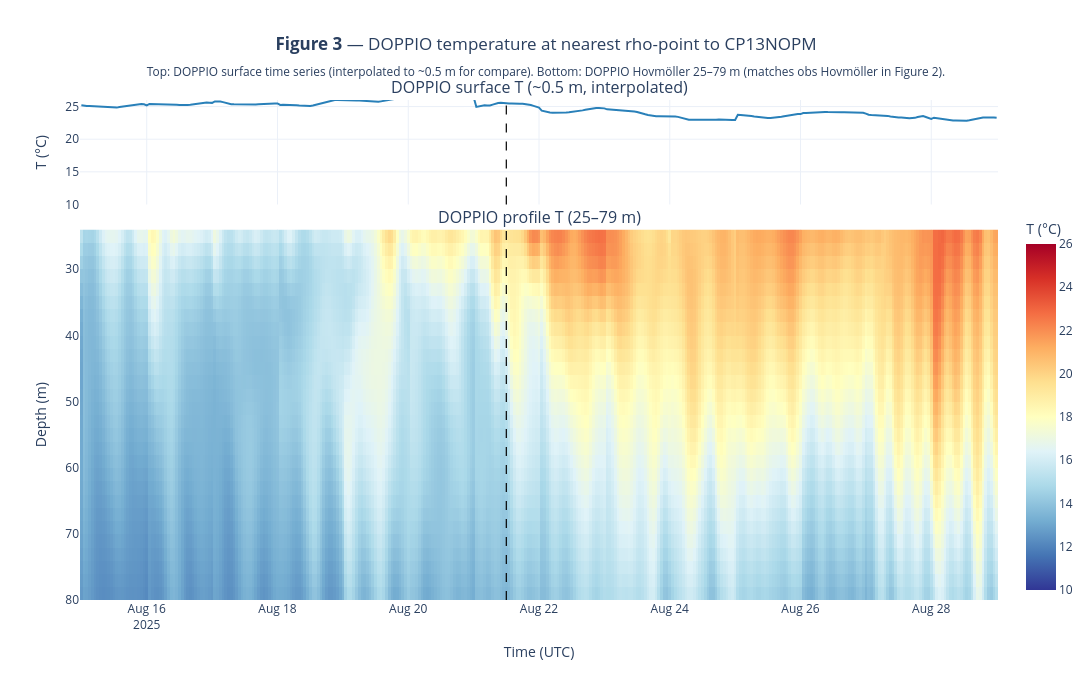

The notebook cell saved with this chart:
### Markdown cell above
<span style="font-family: 'Courier New', monospace;">

## 5. Figure 3 — DOPPIO T(z, t) Hovmöller (T034)

DOPPIO operational (`2017_da`, `History_Best`) T at the nearest
rho-point to CP13NOPM, on the same 2 m × hourly grid as Figure 2.
Same color scale for direct comparison.

**What to look for**: Is the mean thermal structure similar? Does
DOPPIO produce a comparable mixing response in timing and amplitude?
Any discrete features — e.g., step-changes at specific hours — may
reflect data-assimilation increments, not physical forcing.

</span>

### Code cell
doppio_pv = doppio.pivot(index='depth', columns='time', values='T').sort_index()

# DOPPIO surface T — we need the topmost sigma level's T at the center
# rho-point, interpolated at ~0.5 m depth for apples-to-apples with SBI.
# The processed doppio parquet was gridded 25-79 m, but the raw DOPPIO
# slice has the full column. Load it and pull surface T.
import xarray as xr
_dp_raw = xr.open_dataset(RAW_DIR / 'doppio_CP13N_erin.nc')
# z reconstruct at center rho-point (eta=3, xi=3)
h_c    = float(_dp_raw.h.isel(eta_rho=3, xi_rho=3).values)
Cs_r   = _dp_raw.Cs_r.values
hc_v   = float(_dp_raw.hc.values)
s_rho  = _dp_raw.s_rho.values
zeta_c = _dp_raw.zeta.isel(eta_rho=3, xi_rho=3).values
temp_c = _dp_raw.temp.isel(eta_rho=3, xi_rho=3).values  # (time, s_rho)
# Vtransform=2
S = (hc_v * s_rho + h_c * Cs_r) / (hc_v + h_c)
z = zeta_c[:, None] + (zeta_c[:, None] + h_c) * S[None, :]  # positive up
z_down = -z
# For each time, interpolate T at depth ~0.5 m (match SBI).
doppio_surface_T = np.array([
    np.interp(0.5, np.sort(z_down[t_i]), temp_c[t_i][np.argsort(z_down[t_i])])
    for t_i in range(z_down.shape[0])
])
doppio_surface_time = pd.to_datetime(_dp_raw.time.values)
_dp_raw.close()

fig3 = make_subplots(
    rows=2, cols=1,
    shared_xaxes=True,
    row_heights=[0.22, 0.78],
    vertical_spacing=0.05,
    subplot_titles=('DOPPIO surface T (~0.5 m, interpolated)', 'DOPPIO profile T (25–79 m)'),
)

# Top strip: DOPPIO surface time series
fig3.add_trace(
    go.Scatter(
        x=doppio_surface_time, y=doppio_surface_T,
        mode='lines',
        line=dict(color='#2980B9', width=2),
        name='DOPPIO ~0.5 m',
        hovertemplate='%{x|%Y-%m-%d %H:%M}<br>T=%{y:.2f} °C<extra>DOPPIO surface</extra>',
    ),
    row=1, col=1,
)

# Main panel: DOPPIO Hovmoller (same 25-79 m grid as obs for apples-to-apples)
fig3.add_trace(
    go.Heatmap(
        x=doppio_pv.columns, y=doppio_pv.index, z=doppio_pv.values,
        zmin=TEMP_MIN, zmax=TEMP_MAX,
        colorscale='RdYlBu_r',
        colorbar=dict(title='T (°C)', y=0.39, len=0.78),
        hovertemplate='%{x|%Y-%m-%d %H:%M}<br>depth=%{y:.1f} m<br>T=%{z:.2f} °C<extra>DOPPIO</extra>',
    ),
    row=2, col=1,
)

fig3.add_vline(x=CPA_TIME, line=dict(color='black', width=1.2, dash='dash'), row=1, col=1)
fig3.add_vline(x=CPA_TIME, line=dict(color='black', width=1.2, dash='dash'), row=2, col=1)

fig3.update_yaxes(title='T (°C)', row=1, col=1, range=[TEMP_MIN, TEMP_MAX])
fig3.update_yaxes(title='Depth (m)', autorange='reversed', row=2, col=1)
fig3.update_xaxes(title='Time (UTC)', row=2, col=1)

fig3.update_layout(
    title=dict(
        text='<b>Figure 3</b> — DOPPIO temperature at nearest rho-point to CP13NOPM<br>'
             '<sub>Top: DOPPIO surface time series (interpolated to ~0.5 m for compare). '
             'Bottom: DOPPIO Hovmöller 25–79 m (matches obs Hovmöller in Figure 2).</sub>',
        x=0.5, xanchor='center',
    ),
    height=680, width=1100,
    template='plotly_white',
    showlegend=False,
)
fig3.write_html(FIG_DIR / 'fig03_doppio_temp_hovmoller.html')
fig3

### Figure 1 — Plotly figure (JSON) as saved in the notebook; plotly's stock layout.template omitted (floating-point values rounded to 4 significant figures; data arrays with more than 128 entries replaced by an {"elided": "..."} marker saying what was removed)
{"data": [{"hovertemplate": "%{x|%Y-%m-%d %H:%M}<br>T=%{y:.2f} °C<extra>DOPPIO surface</extra>", "line": {"color": "#2980B9", "width": 2}, "mode": "lines", "name": "DOPPIO ~0.5 m", "type": "scatter", "x": {"elided": "337 str values"}, "xaxis": "x", "y": {"elided": "337 float values"}, "yaxis": "y"}, {"colorbar": {"len": 0.78, "title": {"text": "T (°C)"}, "y": 0.39}, "colorscale": [[0.0, "rgb(49,54,149)"], [0.1, "rgb(69,117,180)"], [0.2, "rgb(116,173,209)"], [0.3, "rgb(171,217,233)"], [0.4, "rgb(224,243,248)"], [0.5, "rgb(255,255,191)"], [0.6, "rgb(254,224,144)"], [0.7, "rgb(253,174,97)"], [0.8, "rgb(244,109,67)"], [0.9, "rgb(215,48,39)"], [1.0, "rgb(165,0,38)"]], "hovertemplate": "%{x|%Y-%m-%d %H:%M}<br>depth=%{y:.1f} m<br>T=%{z:.2f} °C<extra>DOPPIO</extra>", "type": "heatmap", "x": {"elided": "337 str values"}, "xaxis": "x2", "y": [25.0, 27.0, 29.0, 31.0, 33.0, 35.0, 37.0, 39.0, 41.0, 43.0, 45.0, 47.0, 49.0, 51.0, 53.0, 55.0, 57.0, 59.0, 61.0, 63.0, 65.0, 67.0, 69.0, 71.0, 73.0, 75.0, 77.0, 79.0], "yaxis": "y2", "z": {"elided": "28x337 float values"}, "zmax": 26.0, "zmin": 10.0}], "layout": {"annotations": [{"font": {"size": 16}, "showarrow": false, "text": "DOPPIO surface T (~0.5 m, interpolated)", "x": 0.5, "xanchor": "center", "xref": "paper", "y": 1.0, "yanchor": "bottom", "yref": "paper"}, {"font": {"size": 16}, "showarrow": false, "text": "DOPPIO profile T (25–79 m)", "x": 0.5, "xanchor": "center", "xref": "paper", "y": 0.741, "yanchor": "bottom", "yref": "paper"}], "height": 680, "shapes": [{"line": {"color": "black", "dash": "dash", "width": 1.2}, "type": "line", "x0": "2025-08-21T12:00:00", "x1": "2025-08-21T12:00:00", "xref": "x", "y0": 0, "y1": 1, "yref": "y domain"}, {"line": {"color": "black", "dash": "dash", "width": 1.2}, "type": "line", "x0": "2025-08-21T12:00:00", "x1": "2025-08-21T12:00:00", "xref": "x2", "y0": 0, "y1": 1, "yref": "y2 domain"}], "showlegend": false, "title": {"text": "<b>Figure 3</b> — DOPPIO temperature at nearest rho-point to CP13NOPM<br><sub>Top: DOPPIO surface time series (interpolated to ~0.5 m for compare). Bottom: DOPPIO Hovmöller 25–79 m (matches obs Hovmöller in Figure 2).</sub>", "x": 0.5, "xanchor": "center"}, "width": 1100, "xaxis": {"anchor": "y", "domain": [0.0, 1.0], "matches": "x2", "showticklabels": false}, "xaxis2": {"anchor": "y2", "domain": [0.0, 1.0], "title": {"text": "Time (UTC)"}}, "yaxis": {"anchor": "x", "domain": [0.791, 1.0], "range": [10.0, 26.0], "title": {"text": "T (°C)"}}, "yaxis2": {"anchor": "x2", "autorange": "reversed", "domain": [0.0, 0.741], "title": {"text": "Depth (m)"}}}}
